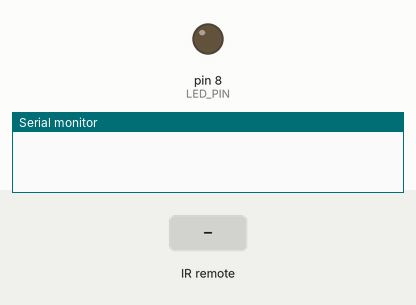
The sketch below on a simulated Arduino Uno, built with avr-gcc and run on an emulated ATmega328P. Shown: output pins drawn as LEDs (lit = HIGH), the last lines printed to the serial monitor. The test bench sets the inputs (shaded band).

Above: at 1.2 s.
1.3 s: infrared code 0xFFA857 received
At 1.6 s:
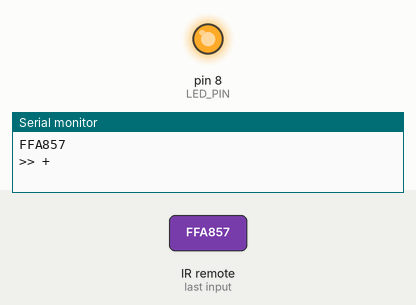
4.3 s: infrared code 0xFFFFFFFF received
At 6.6 s:
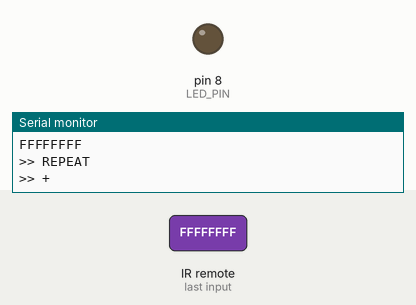
Timing chart, 0 to 8.1 s (numbered marks = the images above; inputs shaded):
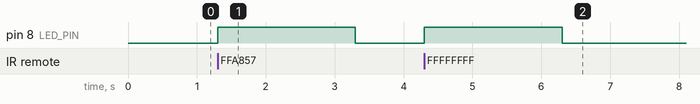

The sketch:

LED_IR_RECV.ino
```cpp
#include <IRremote.h>

const int IR_RECV_PIN = 7;
const int LED_PIN = 8;

unsigned long lastCode;

IRrecv Receive(IR_RECV_PIN);
decode_results Decode;

void setup() {
    Serial.begin(9600);
    Receive.enableIRIn();
    pinMode(LED_PIN, OUTPUT);
}

void loop() {
    if (Receive.decode(&Decode)) {
        Serial.println(Decode.value, HEX);
        if (Decode.value == 0xFFFFFFFF) { // REPEAT
            Serial.println(">> REPEAT");
            Decode.value = lastCode;
        }
        if (Decode.value == 0xFFA857) {
            Serial.println(">> +");
            lastCode = Decode.value;
            led_on();
        }
        delay(30);
        Receive.resume();
    }
}

void led_on() {
    digitalWrite(LED_PIN, HIGH);
    delay(2000);
    digitalWrite(LED_PIN, LOW);
}
```

Measured:
- after the input at 1.3 s, pin 8 (LED_PIN): LOW → HIGH at once, → LOW 2.0 s later
- after the input at 4.3 s, pin 8 (LED_PIN): LOW → HIGH at once, → LOW 2.0 s later
